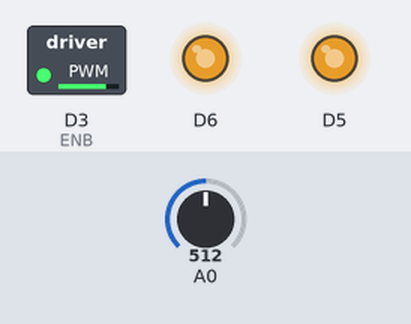
This sketch was run on a simulated ESP8266 (NodeMCU). Parts: switched loads named in the sketch (green lamp = pin HIGH), output pins drawn as LEDs (lit = HIGH). The test bench sets the inputs (shaded band); at power-on: A0 = 512. What the sketch prints to the serial monitor is not drawn.

Above: at 0.1 s.
Timing chart, 0 to 1.6 s (numbered marks = the images above):
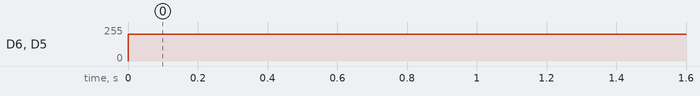

Measured:
- by itself, D6, D5: 0/255 → 200/255 at 0.00 s

The sketch:

sketch_jan27a.ino
```cpp
#define ENB    0          // Enable/speed motors Left           GPIO 0(D3)
//#define ENB_2  2          // Enable/speed motors Left_2         GPIO 2(D4)
#define IN_1  14          // L298N in1 motors Right             GPIO14(D5)
#define IN_2  12          // L298N in2 motors Right             GPIO12(D6)
#define IN_3  13          // L298N in3 motors Left              GPIO13(D7)
#define IN_4  15          // L298N in4 motors Left              GPIO15(D8)
int speedCar = 200;         // 0 - 1023.
int speedInterval = 90;     //速度间隔
int speedTrun = 1.5;        //转弯系数


void setup() {
  pinMode(ENB, OUTPUT);
  pinMode(D5, OUTPUT);
  pinMode(D6, OUTPUT);
  //pinMode(ENB, OUTPUT);
  //digitalWrite(ENB, 1);
  Serial.begin(115200);


  // put your setup code here, to run once:

}

void loop() {
  // put your main code here, to run repeatedly:
analogWrite(ENB, speedCar);
  //analogWrite(D0, speedCar);
//analogWrite(D1, speedCar);
//analogWrite(D2, speedCar);
analogWrite(D5, speedCar);

analogWrite(D6, speedCar);

Serial.println(speedCar);
Serial.println("  ppppp  \n");
 Serial.println("ENB+");Serial.println(analogRead(ENB));Serial.println("  ppppp  \n");
 //Serial.println("D0+"+analogRead(D0));Serial.println("  ppppp  \n");
 //Serial.println("D1+"+analogRead(D1));Serial.println("  ppppp  \n");
 //Serial.println("D2+"+analogRead(D2));Serial.println("  ppppp  \n");
 Serial.println("D5+");Serial.println(analogRead(D5));Serial.println("  ppppp  \n");
 Serial.println("D6+");Serial.println(analogRead(D6));Serial.println("  ppppp  \n");
 delay(2500);
}
```
